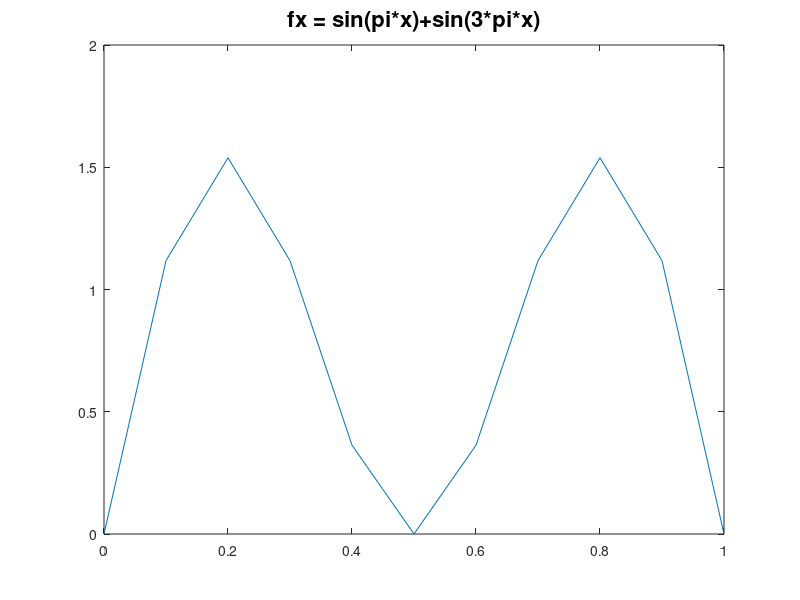

Source code (MATLAB): (Note: this script raises an error after producing the figure.)
L=1;
T=0.1;
c=1;
N=10;
h=L/N;
M=10;
k=T/M;
r=c^2*k/h^2

x=[0:h:L]';
t=[0:k:T];
fx='sin(pi*x)+sin(3*pi*x)';
g1x='0';
g2x='0';
f=inline(fx,'x');
g1=inline(g1x,'t');
g2=inline(g2x,'t');
figure(1)
plot(x,f(x));
a=title(['fx = ' fx]);
set(a,'FontSize',16);

n=length(x);
m=length(t);
u=zeros(n,m);
u(2:n-1,1)=f(x(2:n-1));
u(1,1:m)=g1(t);
u(n,1:m)=g2(t);
% set up Crank-Nickolson coef matrix

d=(2+2*r)*ones(n-2,1);
b=-r*ones(n-2,1);
c=b;
% LU factorization
[alf,bet]=lu_tri(d,b,c);

for j=1:m-1
    rhs=r*(u(1:n-2,j)+u(3:n,j)) +(2-2*r)*u(2:n-1,j);
    rhs(1) = rhs(1)+r*u(1,j+1);
    rhs(n-2)=rhs(n-2)+r*u(n,j+1);
% Forward substitution
z=forw_tri(rhs,bet);
% Back substitution
y_b=back_tri(z,alf,c);
    for i=2:n-1
      u(i,j+1)=y_b(i-1);
    end
end
figure(2)
wavei(u',x,t);
shading interp;
a=xlabel('x');
set(a,'Fontsize',14);
a=ylabel('t');
set(a,'Fontsize',14);
a=title(['Crank-Nicholson - r =' num2str(r)]);
set(a,'Fontsize',16);
colormap;

dn=floor(n/10);
figure(3)
surf(t,x,u);
shading interp;
a=ylabel('x');
set(a,'Fontsize',14);
a=xlabel('t');
set(a,'Fontsize',14);
a=title(['Crank-Nicholson - r =' num2str(r)]);
set(a,'Fontsize',16);

figure(4)
mesh(t,x,u);

a=ylabel('x');
set(a,'Fontsize',14);
a=xlabel('t');
set(a,'Fontsize',14);
a=title(['Crank-Nicholson - r =' num2str(r)]);
set(a,'Fontsize',16);

figure(5)
u_e =sin(pi*x)*exp(-pi^2*t) + sin(3*pi*x)*exp(-9*pi^2*t);
mesh(t,x,u_e);
a=ylabel('x');
set(a,'Fontsize',14);
a=xlabel('t');
set(a,'Fontsize',14);
a=title(['Exact - f(x) = ' fx]);
set(a,'Fontsize',16);

figure(6)
mesh(t,x,u-u_e);
a=ylabel('x');
set(a,'Fontsize',14);
a=xlabel('t');
set(a,'Fontsize',14);
a=title(['Crank-Nicholson Error, r = ' num2str(r)]);
set(a,'Fontsize',16);
